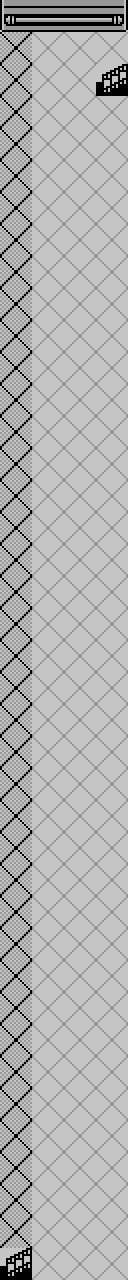

The image is a tile-based game level rendered from a .tmx file. Its description and complete source (layers, tilesets, objects, tile grids) follow:
An orthogonal 4x40 tile map with 32x32 px tiles, 1 tile layer (Tile Layer 1) and 10 objects (4x Border, 2x Hidden, Spawn, Door, SDoor, ...).

<map version="1.10" tiledversion="1.10.1" orientation="orthogonal" renderorder="right-down" width="4" height="40" tilewidth="32" tileheight="32" infinite="0" nextlayerid="3" nextobjectid="11">
 <tileset firstgid="1" source="Tileset/Tiles/Tiles.tsx" />
 <layer id="1" name="Tile Layer 1" width="4" height="40">
  <data encoding="csv">
568,889,889,890,
897,576,576,576,
897,576,576,898,
897,576,576,576,
897,576,576,576,
897,576,576,576,
897,576,576,576,
897,576,576,576,
897,576,576,576,
897,576,576,576,
897,576,576,576,
897,576,576,576,
897,576,576,576,
897,576,576,576,
897,576,576,576,
897,576,576,576,
897,576,576,576,
897,576,576,576,
897,576,576,576,
897,576,576,576,
897,576,576,576,
897,576,576,576,
897,576,576,576,
897,576,576,576,
897,576,576,576,
897,576,576,576,
897,576,576,576,
897,576,576,576,
897,576,576,576,
897,576,576,576,
897,576,576,576,
897,576,576,576,
897,576,576,576,
897,576,576,576,
897,576,576,576,
897,576,576,576,
897,576,576,576,
897,576,576,576,
897,576,576,576,
898,576,576,576
</data>
 </layer>
 <objectgroup id="2" name="Objects">
  <object id="1" name="Border" x="127.667" y="-1.33333" width="9.33333" height="1283.33" />
  <object id="3" name="Border" x="-8.33333" y="-1.33333" width="9.33333" height="1283.33" />
  <object id="2" name="Border" x="-1.33333" y="1281.33" width="128.667" height="14" />
  <object id="4" name="Border" x="3" y="4" width="122.667" height="14.6667" />
  <object id="5" name="Spawn" x="77.3333" y="81.3333">
   <point />
  </object>
  <object id="6" name="Door" x="116" y="65.3333" width="10.6667" height="29.3333">
   <properties>
    <property name="Destination" value="UnderGround Entrance" />
   </properties>
  </object>
  <object id="7" name="SDoor" x="21.3333" y="1248.67" width="9.33333" height="26">
   <properties>
    <property name="Destination" value="UnderGroundS Entrance" />
   </properties>
  </object>
  <object id="8" name="Spawn2" x="45.3333" y="1266.67">
   <point />
  </object>
  <object id="9" name="Hidden" x="38" y="74.6667" width="20.6667" height="16.6667">
   <properties>
    <property name="Item" value="Full Restore" />
   </properties>
  </object>
  <object id="10" name="Hidden" x="51.3333" y="1177.33" width="20.6667" height="16.6667">
   <properties>
    <property name="Item" value="X Special" />
   </properties>
  </object>
 </objectgroup>
</map>
